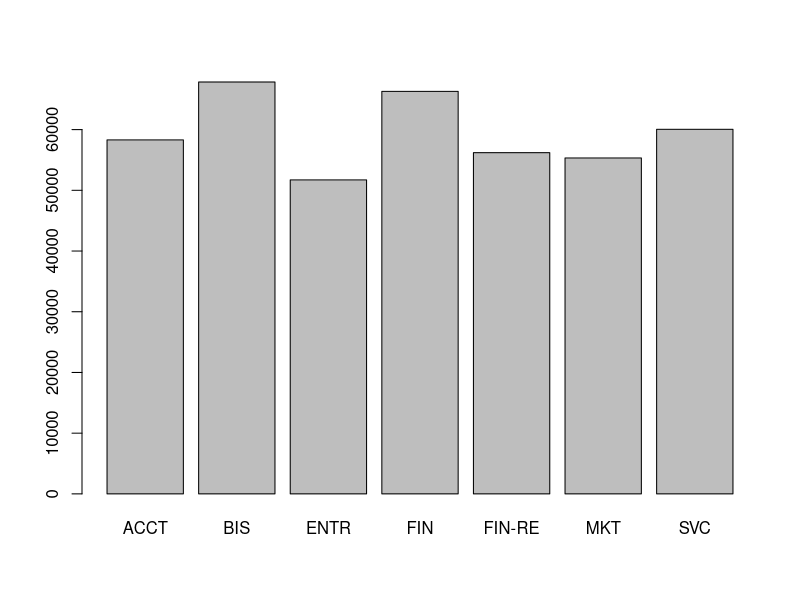

This chart was generated by the following R code:
major = rep(c("ACCT", "BIS", "ENTR", "FIN", "FIN-RE","MKT", "SVC"))

salary = c(58303, 67838, 51715, 66294, 56200, 55328, 60047)

salary_data <- data.frame(major, salary)

barplot(salary_data$salary, names.arg = salary_data$major)
